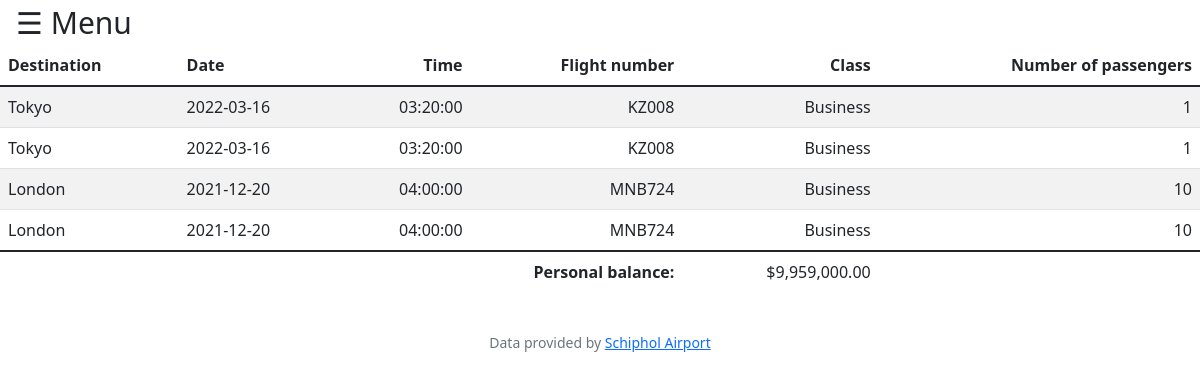
The page / (signed in) on the database its author committed.
### tables this page shows
CREATE TABLE 'tickets' ('id' INTEGER PRIMARY KEY AUTOINCREMENT NOT NULL, 'user_id' INTEGER NOT NULL, 'destination' TEXT NOT NULL, 'date' TEXT NOT NULL, 'time' TEXT NOT NULL, 'flight_number' TEXT NOT NULL, 'class'  TEXT NOT NULL  , 'num_passengers'  INTEGER NOT NULL  );

CREATE TABLE 'users' ('id' INTEGER PRIMARY KEY AUTOINCREMENT NOT NULL, 'username' TEXT NOT NULL, 'password' TEXT NOT NULL, 'cash' INTEGER NOT NULL DEFAULT 0);

### app.py (the view)
@app.route("/")
@log_req
def index():
    rows = db.execute("SELECT destination, date, time, flight_number, class, num_passengers FROM tickets WHERE user_id = ?",  session["user_id"])
    money = db.execute("SELECT cash FROM users WHERE id = ?",  session["user_id"])
    cash=money[0]["cash"]
    return render_template("index.html", rows=rows, cash=cash)

### app.py (called while the page is built)
@app.after_request
def after_request(response):
    response.headers["Cache-Control"] = "no-cache, no-store, must-revalidate"
    response.headers["Expires"] = 0
    response.headers["Pragma"] = "no-cache"
    return response

### helpers.py (called while the page is built)
def log_req(f):
    @wraps(f)
    def fun(*args, **kwargs):
        if session.get("user_id") is None:
            return redirect("/login")
        return f(*args, **kwargs)
    return fun

def USD(value):
    return f"${value:,.2f}"

### templates/index.html
{% extends "layout.html" %}
{% block main %}
<table class="table table-striped">
    <thead>
        <tr>
            <th class="text-start">Destination</th>
            <th class="text-start">Date</th>
            <th class="text-end">Time</th>
            <th class="text-end">Flight number</th>
            <th class="text-end">Class</th>
            <th class="text-end">Number of passengers</th>
        </tr>
    </thead>
    <tbody>
    {% for row in rows %}
            <tr>
                <td class="text-start">{{ row.destination }}</td>
                <td class="text-start">{{ row.date}}</td>
                <td class="text-end">{{ row.time}}</td>
                <td class="text-end">{{ row.flight_number}}</td>
                <td class="text-end">{{ row.class }}</td>
                <td class="text-end">{{ row.num_passengers }}</td>
            </tr>
    {% endfor %}
    </tbody>
    <tfoot>
        <tr>
            <td class="border-0 fw-bold text-end" colspan="4">Personal balance:</td>
            <td class="border-0 w-bold text-end">{{ cash | usd}}</td>
        </tr>
    </tfoot>
</table>
{% endblock %}

### static/style.css (style rules this page uses)
body { font-family: "Lato", sans-serif; transition: background-color .5s; }

### rows shown on the page
tickets: destination "Tokyo", date "2022-03-16", time "03:20:00", flight_number "KZ008", class "Business", num_passengers "1"
tickets: destination "Tokyo", date "2022-03-16", time "03:20:00", flight_number "KZ008", class "Business", num_passengers "1"
tickets: destination "London", date "2021-12-20", time "04:00:00", flight_number "MNB724", class "Business", num_passengers "10"
tickets: destination "London", date "2021-12-20", time "04:00:00", flight_number "MNB724", class "Business", num_passengers "10"
users: cash "$9,959,000.00"
